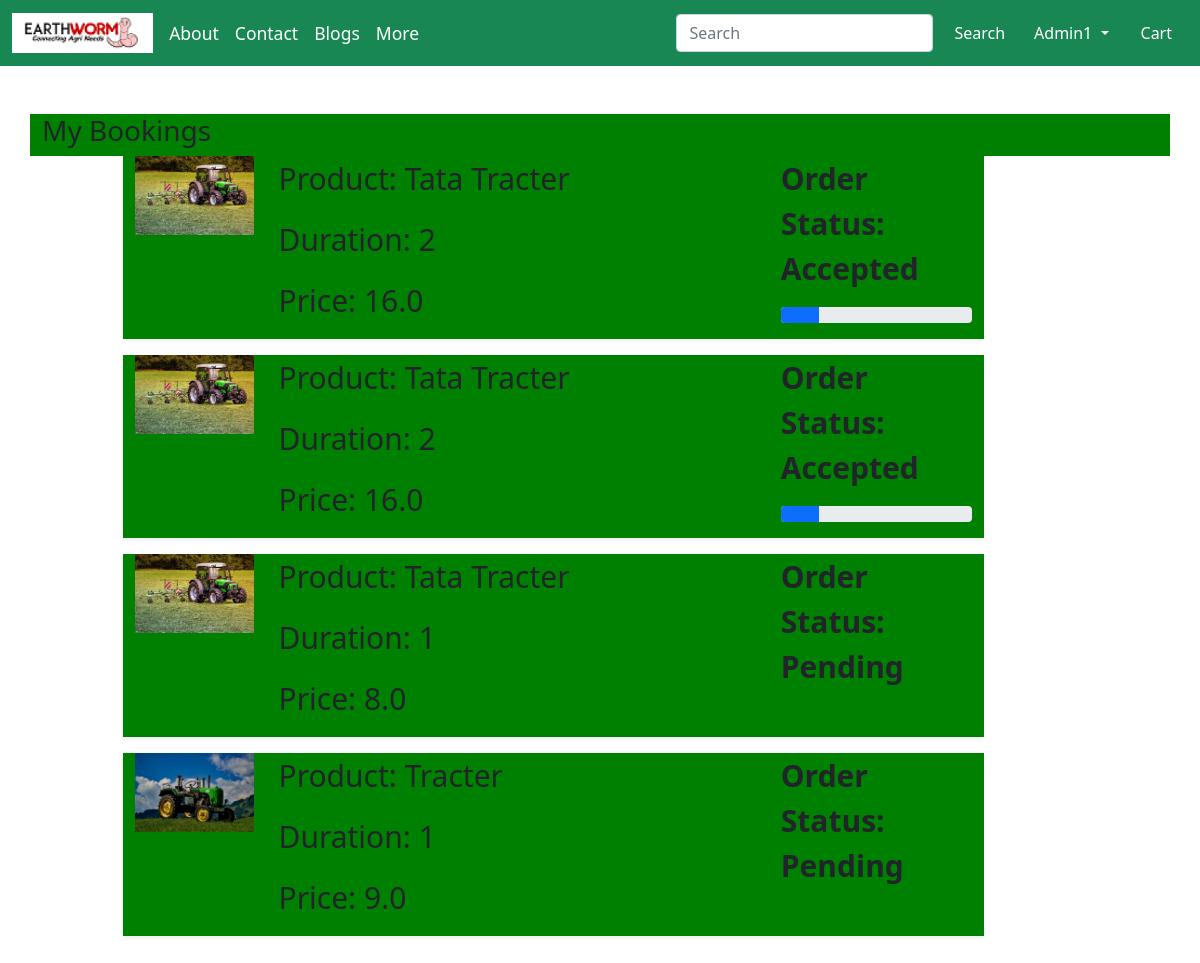
The app's page /booked/ (signed in), older data.
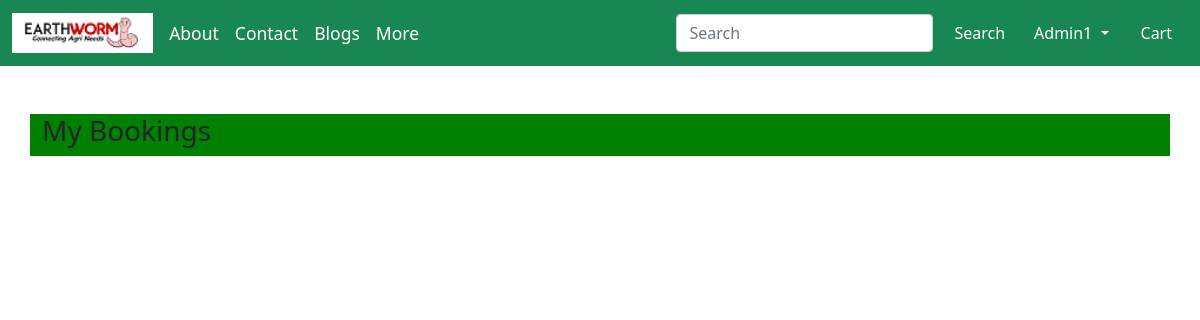
The same page, newer data.
### Jai_Kisan/models.py (models this page shows, shortened)
class Booked(models.Model):
     user = models.ForeignKey(User, on_delete=models.CASCADE)
     product = models.ForeignKey(Product, on_delete=models.CASCADE)
     duration = models.PositiveIntegerField(default=1)
     ordered_date = models.DateTimeField(auto_now_add=True)
     status = models.CharField(max_length=50, choices=STATUS_CHOICES, default='Pending')
     @property
     def total_cost(self):
         return self.duration * self.product.discounted_price

class Product(models.Model):
 title = models.CharField(max_length=100)
 selling_price = models.FloatField()
 discounted_price = models.FloatField()
 description = models.TextField()
 brand = models.CharField(max_length=100)
 category = models.CharField( choices=CATEGORY_CHOICES, max_length=20)
 product_image = models.ImageField(upload_to='productimg',default="")
 vendor_name = models.CharField(max_length=100,default="")
 vendor_location = models.CharField(max_length=100,default="")
 capacity = models.FloatField(max_length=4,default=0.0)
 features = models.CharField(max_length=300)
 flight_time = models.IntegerField(default="1")
 drone_range = models.FloatField(max_length=4,default=0.0)

### Jai_Kisan/views.py (the view)
# urls.py: path('booked/', views.Booked_placed, name='booked'),
@login_required
def Booked_placed(request):
	op = Booked.objects.filter(user=request.user)
	return render(request, 'Jai_Kisan/booked.html', {'Booked':op})

### Jai_Kisan/templates/Jai_Kisan/booked.html (shortened to what this page needs)
{% extends 'Jai_Kisan/base1.html' %}
{% load static %}
{% block main-content %}
<div class="container my-5">
<div class="row">
<h3>My Bookings</h3>
  </div>
  <div class="col-sm-9 offset-sm-1">
  {% for op in Booked %}
   <div class="row shadow-sm mb-3">
    <div class="col-sm-2">
     <img src="{{op.product.product_image.url}}" alt="" srcset="" class="img-fluid" height="150" width="150">
    </div>
    <div class="col-sm-7">
     <p>Product: {{op.product.title}}</p>
     <p>Duration: {{op.duration}}</p>
     <p>Price: {{op.total_cost}}</p>
    </div>
    <div class="col-sm-3 fw-bold">
     <p>Order Status: {{op.status}}</p>
      {% if op.status == 'Accepted' %}
      <div class="progress">
       <div class="progress-bar" role="progressbar" style="width: 20%" aria-valuenow="20" aria-valuemin="0" aria-valuemax="100"></div>
      </div>
      {% endif %}
    </div>
   </div>
   {% endfor %}
  </div>
</div>
{% endblock main-content %}

Row changes from the older to the newer data that the page shows:
removed Booked: product.product_image (picture), product "Tata Tracter", duration "2", total_cost "16.0", status "Accepted"
removed Booked: product.product_image (picture), product "Tata Tracter", duration "2", total_cost "16.0", status "Accepted"
removed Booked: product.product_image (picture), product "Tata Tracter", duration "1", total_cost "8.0", status "Pending"
removed Booked: product.product_image (picture), product "Tracter", duration "1", total_cost "9.0", status "Pending"
